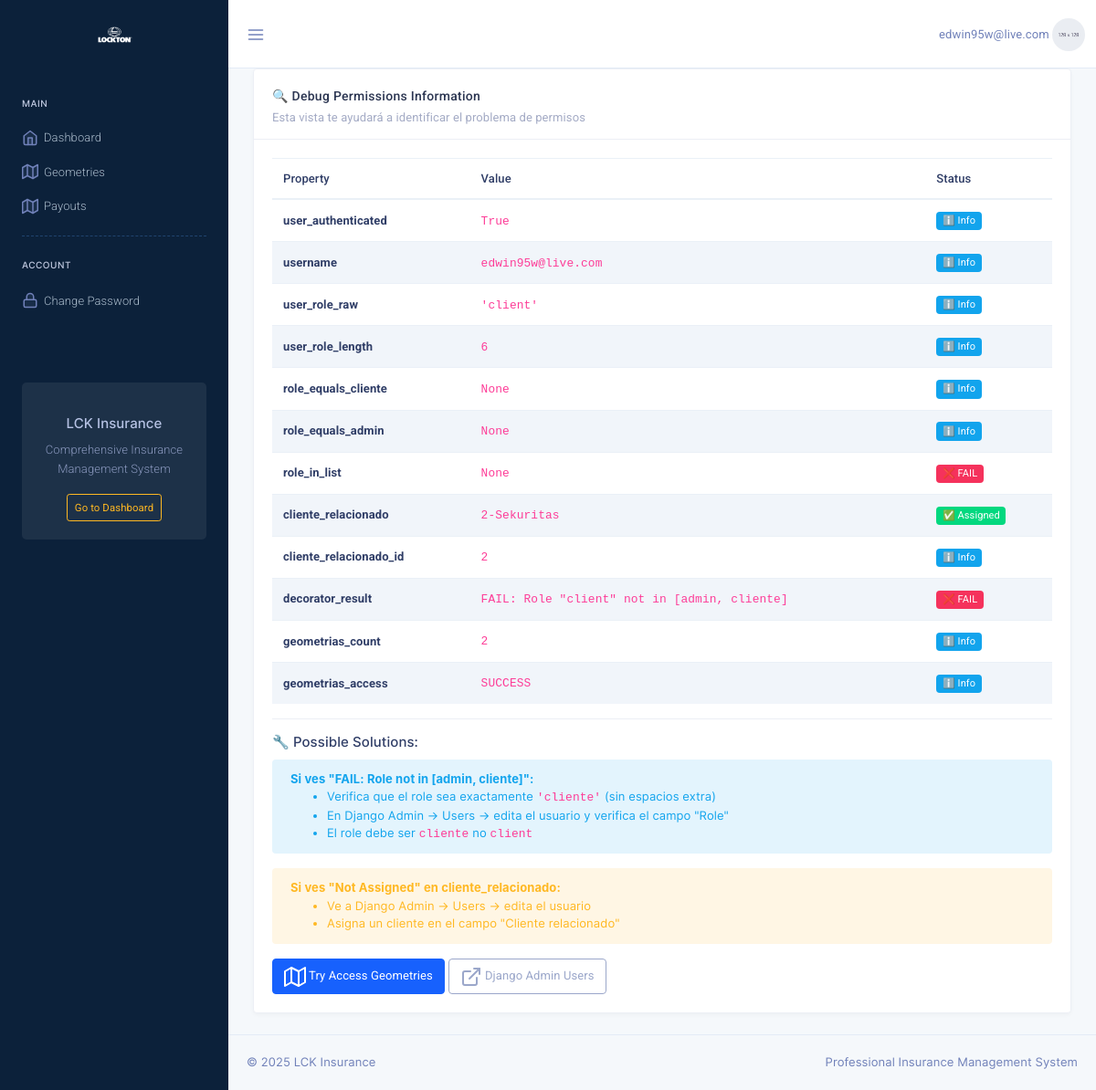
/debug-permissions/ (signed in), run on the app's committed database.
### users/models.py (models this page shows, shortened)
class User(AbstractUser):
    ROLE_CHOICES = [
        ('admin', 'Administrador'),
        ('client', 'Cliente'),
    ]
    role = models.CharField(max_length=10, choices=ROLE_CHOICES, default='client')
    cliente_relacionado = models.ForeignKey(
        'clients.Cliente',
        on_delete=models.SET_NULL,
        null=True,
        blank=True
    )

### clients/models.py (models this page shows)
class Cliente(models.Model):
    id_cliente = models.AutoField(primary_key=True)  # PK personalizada
    nombre = models.CharField(max_length=200)
    tipo = models.CharField(max_length=100)
    sector = models.CharField(max_length=100)
    sector_retail = models.CharField(max_length=100, blank=True)
    pais = models.CharField(max_length=100)
    direccion = models.TextField()
    contacto_principal = models.CharField(max_length=200)
    correo_principal = models.EmailField()
    celular_principal = models.CharField(max_length=20)
    contacto_alterno = models.CharField(max_length=200, blank=True)
    correo_alterno = models.EmailField(blank=True)
    celular_alterno = models.CharField(max_length=20, blank=True)
    ejecutivo_lockton = models.CharField(max_length=200)
    correo_ejecutivo = models.EmailField()
    creado_en = models.DateTimeField(auto_now_add=True)
    activo = models.BooleanField(default=True)
    def __str__(self):
        return f"{self.id_cliente}-{self.nombre}"  # Formato: 123456-Lockton
    class Meta:
        verbose_name_plural = "Clientes"

### users/views.py (the view)
# urls.py: path('debug-permissions/', views.debug_permissions, name='debug_permissions'),
@login_required
def debug_permissions(request):
    debug_info = {
        'user_authenticated': request.user.is_authenticated,
        'username': request.user.username,
        'user_role_raw': repr(request.user.role),  # repr muestra comillas y espacios
        'user_role_length': len(request.user.role) if request.user.role else 0,
        'role_equals_cliente': request.user.role == 'cliente',
        'role_equals_admin': request.user.role == 'admin',
        'role_in_list': request.user.role in ['admin', 'cliente'],
        'cliente_relacionado': request.user.cliente_relacionado,
        'cliente_relacionado_id': request.user.cliente_relacionado.id_cliente if request.user.cliente_relacionado else None,
    }
    if not request.user.is_authenticated:
        debug_info['decorator_result'] = 'FAIL: Not authenticated'
    elif request.user.role not in ['admin', 'cliente']:
        debug_info['decorator_result'] = f'FAIL: Role "{request.user.role}" not in [admin, cliente]'
    else:
        debug_info['decorator_result'] = 'PASS: Should have access'
    try:
        from geometries.views import get_user_geometries
        user_geometrias = get_user_geometries(request.user)
        debug_info['geometrias_count'] = user_geometrias.count()
        debug_info['geometrias_access'] = 'SUCCESS'
    except Exception as e:
        debug_info['geometrias_count'] = 'ERROR'
        debug_info['geometrias_access'] = str(e)
    return render(request, 'debug_permissions.html', {'debug_info': debug_info})

### geometries/views.py (called while the page is built)
def get_user_geometries(user):
    if user.role == 'admin':
        return Geometria.objects.all()
    elif user.role in ['cliente', 'client'] and user.cliente_relacionado:
        return Geometria.objects.filter(id_cliente=user.cliente_relacionado)
    else:
        return Geometria.objects.none()

### templates/debug_permissions.html (shortened to what this page needs)
{% extends 'base_dashboard.html' %}
{% block content %}
<div class="row">
    <div class="col-12">
        <div class="card">
            <div class="card-header">
                <h4 class="card-title">🔍 Debug Permissions Information</h4>
                <p class="text-muted mb-0">Esta vista te ayudará a identificar el problema de permisos</p>
            </div>
            <div class="card-body">
                <table class="table table-striped">
                    <thead>
                        <tr>
                            <th>Property</th>
                            <th>Value</th>
                            <th>Status</th>
                        </tr>
                    </thead>
                    <tbody>
                        {% for key, value in debug_info.items %}
                        <tr>
                            <td><strong>{{ key }}</strong></td>
                            <td>
                                <code>{{ value|default:"None" }}</code>
                            </td>
                            <td>
                                {% if key == 'decorator_result' %}
                                    {% if 'PASS' in value %}
                                        <span class="badge badge-success">✅ OK</span>
                                    {% else %}
                                        <span class="badge badge-danger">❌ FAIL</span>
                                    {% endif %}
                                {% elif key == 'role_in_list' %}
                                    {% if value %}
                                        <span class="badge badge-success">✅ OK</span>
                                    {% else %}
                                        <span class="badge badge-danger">❌ FAIL</span>
                                    {% endif %}
                                {% elif key == 'cliente_relacionado' %}
                                    {% if value %}
                                        <span class="badge badge-success">✅ Assigned</span>
                                    {% else %}
                                        <span class="badge badge-warning">⚠️ Not Assigned</span>
                                    {% endif %}
                                {% else %}
                                    <span class="badge badge-info">ℹ️ Info</span>
                                {% endif %}
                            </td>
                        </tr>
                        {% endfor %}
                    </tbody>
                </table>
                <hr>
                <h5>🔧 Possible Solutions:</h5>
                <div class="alert alert-info">
                    <strong>Si ves "FAIL: Role not in [admin, cliente]":</strong>
                    <ul class="mb-0">
                        <li>Verifica que el role sea exactamente <code>'cliente'</code> (sin espacios extra)</li>
                        <li>En Django Admin → Users → edita el usuario y verifica el campo "Role"</li>
                        <li>El role debe ser <code>cliente</code> no <code>client</code></li>
                    </ul>
                </div>
                <div class="alert alert-warning">
                    <strong>Si ves "Not Assigned" en cliente_relacionado:</strong>
                    <ul class="mb-0">
                        <li>Ve a Django Admin → Users → edita el usuario</li>
                        <li>Asigna un cliente en el campo "Cliente relacionado"</li>
                    </ul>
                </div>
                <div class="mt-3">
                    <a href="{% url 'geometry_list' %}" class="btn btn-primary">
                        <i data-feather="map"></i>
                        Try Access Geometries
                    </a>
                    <a href="/admin/users/user/" class="btn btn-outline-secondary" target="_blank">
                        <i data-feather="external-link"></i>
                        Django Admin Users
                    </a>
                </div>
            </div>
        </div>
    </div>
</div>
{% endblock %}

### templates/base_dashboard.html (shortened to what this page needs)
{% load static %}
<!DOCTYPE html>
<html lang="en">
<head>
    <link href="{% static 'css/bootstrap.min.css' %}" rel="stylesheet" type="text/css" />
    <link href="{% static 'css/jquery-ui.min.css' %}" rel="stylesheet">
    <link href="{% static 'css/icons.min.css' %}" rel="stylesheet" type="text/css" />
    <link href="{% static 'css/metisMenu.min.css' %}" rel="stylesheet" type="text/css" />
    <link href="{% static 'css/app.min.css' %}" rel="stylesheet" type="text/css" />
</head>
<body class="dark-sidenav">
    <div class="left-sidenav">
        <div class="brand">
            <a href="{% url 'dashboard' %}" class="logo">
                <span>
                    <img src="{% static 'images/logo.png' %}" alt="logo-large" class="logo-lg logo-light">
                </span>
            </a>
        </div>
        <div class="menu-content h-100" data-simplebar>
            <ul class="metismenu left-sidenav-menu">
                <li class="menu-label mt-0">Main</li>
                <li>
                    <a href="{% url 'dashboard' %}">
                        <i data-feather="home" class="align-self-center menu-icon"></i>
                        <span>Dashboard</span>
                    </a>
                </li>
                <li>
                    <a href="{% url 'geometry_list' %}">
                        <i data-feather="map" class="align-self-center menu-icon"></i>
                        <span>Geometries</span>
                    </a>
                </li>
                <li>
                    <a href="{% url 'payout_list' %}">
                        <i data-feather="map" class="align-self-center menu-icon"></i>
                        <span>Payouts</span>
                    </a>
                </li>
                <hr class="hr-dashed hr-menu">
                <li class="menu-label my-2">Account</li>
                <li>
                    <a href="{% url 'change_password' %}">
                        <i data-feather="lock" class="align-self-center menu-icon"></i>
                        <span>Change Password</span>
                    </a>
                </li>
            </ul>
            <div class="update-msg text-center">
                <h5 class="mt-3">LCK Insurance</h5>
                <p class="mb-3">Comprehensive Insurance Management System</p>
                <a href="{% url 'dashboard' %}" class="btn btn-outline-warning btn-sm">Go to Dashboard</a>
            </div>
        </div>
    </div>
    <div class="page-wrapper">
        <div class="topbar">
            <nav class="navbar-custom">
                <ul class="list-unstyled topbar-nav float-right mb-0">
                    <li class="dropdown">
                        <a class="nav-link dropdown-toggle waves-effect waves-light nav-user" data-toggle="dropdown" href="#" role="button"
                            aria-haspopup="false" aria-expanded="false">
                            <span class="ml-1 nav-user-name hidden-sm">{{ user.username }}</span>
                            <img src="{% static 'images/users/user-5.jpg' %}" alt="profile-user" class="rounded-circle" />
                        </a>
                    </li>
                </ul>
                <ul class="list-unstyled topbar-nav mb-0">
                    <li>
                        <button class="nav-link button-menu-mobile">
                            <i data-feather="menu" class="align-self-center topbar-icon"></i>
                        </button>
                    </li>
                </ul>
            </nav>
        </div>
        <div class="page-content">
            <div class="container-fluid">
                {% block content %}
                {% endblock %}
            </div>
            <footer class="footer text-center text-sm-left">
                &copy; 2025 LCK Insurance <span class="d-none d-sm-inline-block float-right">Professional Insurance Management System</span>
            </footer>
        </div>
    </div>
</body>
</html>

### data on the page
User: username "edwin95w@live.com", debug_info "edwin95w@live.com"
Cliente: key "cliente_relacionado", id_cliente+nombre "2-Sekuritas", shows "✅ Assigned"

### other printed values
{{ key }} "user_authenticated" "username" "user_role_raw" "user_role_length" "role_equals_cliente" "role_equals_admin" "role_in_list" "cliente_relacionado_id" "decorator_result" "geometrias_count" "geometrias_access"
{{ value|default:"None" }} "True" "'client'" "6" "None" "None" "None" "2" "FAIL: Role \"client\" not in [admin, cliente]" "2" "SUCCESS"
